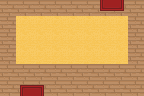

Below is a game level as drawn by its tile map, then a one-line description and the .tmx file that defines it, in full:
An orthogonal 9x6 tile map with 16x16 px tiles, 3 tile layers (underterrain, terrain, overterrain) and 2 objects.

<map version="1.0" orientation="orthogonal" renderorder="right-down" width="9" height="6" tilewidth="16" tileheight="16" nextobjectid="24">
 <tileset firstgid="1" name="tileset" tilewidth="16" tileheight="16" tilecount="100" columns="10">
  <image source="../test_tileset.png" width="160" height="160" />
 </tileset>
 <layer name="underterrain" width="9" height="6">
  <data encoding="csv">
0,0,0,0,0,0,18,18,0,
0,0,0,0,0,0,0,0,0,
0,0,0,0,0,0,0,0,0,
0,0,0,0,0,0,0,0,0,
0,0,0,0,0,0,0,0,0,
0,18,18,0,0,0,0,0,0
</data>
 </layer>
 <layer name="terrain" width="9" height="6">
  <data encoding="csv">
18,18,18,18,18,18,1073741843,3221225491,18,
18,6,6,6,6,6,6,6,18,
18,6,6,6,6,6,6,6,18,
18,6,6,6,6,6,6,6,18,
18,18,18,18,18,18,18,18,18,
18,19,2147483667,18,18,18,18,18,18
</data>
 </layer>
 <layer name="overterrain" width="9" height="6">
  <data encoding="csv">
0,0,0,0,0,0,0,0,0,
0,0,0,0,0,0,0,0,0,
0,0,0,0,0,0,0,0,0,
0,0,0,0,0,0,0,0,0,
0,0,0,0,0,0,0,0,0,
0,0,0,0,0,0,0,0,0
</data>
 </layer>
 <objectgroup name="buildings">
  <object id="21" x="96" y="0" width="32" height="16">
   <properties>
    <property name="door-id" value="1" />
    <property name="door-orientation" value="S" />
    <property name="door-world" value="none-test" />
   </properties>
  </object>
  <object id="23" x="16" y="80" width="32" height="16">
   <properties>
    <property name="door-id" value="-1" />
    <property name="door-orientation" value="N" />
   </properties>
  </object>
 </objectgroup>
</map>
